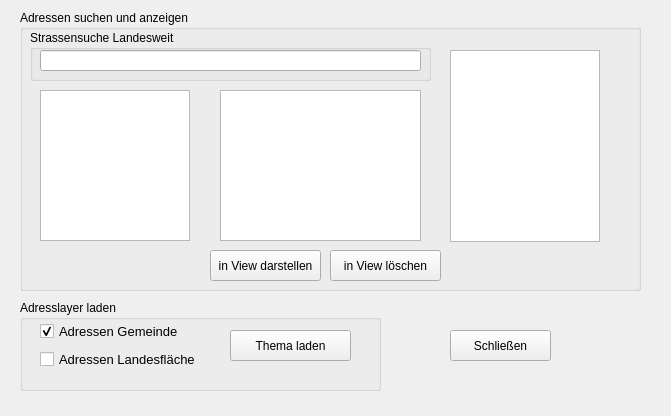
<?xml version="1.0" encoding="UTF-8"?>
<ui version="4.0">
 <class>frmAdresssuche</class>
 <widget class="QDialog" name="frmAdresssuche">
  <property name="geometry">
   <rect>
    <x>0</x>
    <y>0</y>
    <width>671</width>
    <height>416</height>
   </rect>
  </property>
  <property name="windowTitle">
   <string>Adresssuche</string>
  </property>
  <widget class="QPushButton" name="schliessen">
   <property name="geometry">
    <rect>
     <x>450</x>
     <y>330</y>
     <width>101</width>
     <height>31</height>
    </rect>
   </property>
   <property name="focusPolicy">
    <enum>Qt::StrongFocus</enum>
   </property>
   <property name="text">
    <string>Schließen</string>
   </property>
   <property name="autoDefault">
    <bool>false</bool>
   </property>
  </widget>
  <widget class="QGroupBox" name="groupBox">
   <property name="geometry">
    <rect>
     <x>20</x>
     <y>300</y>
     <width>361</width>
     <height>91</height>
    </rect>
   </property>
   <property name="title">
    <string>Adresslayer laden</string>
   </property>
   <widget class="QWidget" name="layoutWidget">
    <property name="geometry">
     <rect>
      <x>20</x>
      <y>20</y>
      <width>157</width>
      <height>51</height>
     </rect>
    </property>
    <layout class="QVBoxLayout" name="verticalLayout">
     <item>
      <widget class="QCheckBox" name="checkBox_3">
       <property name="font">
        <font>
         <pointsize>10</pointsize>
        </font>
       </property>
       <property name="text">
        <string>Adressen Gemeinde</string>
       </property>
       <property name="checked">
        <bool>true</bool>
       </property>
       <attribute name="buttonGroup">
        <string>buttonGroup</string>
       </attribute>
      </widget>
     </item>
     <item>
      <widget class="QCheckBox" name="checkBox_2">
       <property name="font">
        <font>
         <pointsize>10</pointsize>
        </font>
       </property>
       <property name="text">
        <string>Adressen Landesfläche</string>
       </property>
       <attribute name="buttonGroup">
        <string>buttonGroup</string>
       </attribute>
      </widget>
     </item>
    </layout>
   </widget>
   <widget class="QPushButton" name="ButtonAdressenOk">
    <property name="geometry">
     <rect>
      <x>210</x>
      <y>30</y>
      <width>121</width>
      <height>31</height>
     </rect>
    </property>
    <property name="text">
     <string>Thema laden</string>
    </property>
    <property name="autoDefault">
     <bool>false</bool>
    </property>
   </widget>
  </widget>
  <widget class="QGroupBox" name="groupBox_2">
   <property name="geometry">
    <rect>
     <x>20</x>
     <y>10</y>
     <width>621</width>
     <height>281</height>
    </rect>
   </property>
   <property name="title">
    <string>Adressen suchen und anzeigen</string>
   </property>
   <widget class="QListView" name="lstNummer">
    <property name="geometry">
     <rect>
      <x>430</x>
      <y>40</y>
      <width>150</width>
      <height>192</height>
     </rect>
    </property>
    <property name="selectionMode">
     <enum>QAbstractItemView::ExtendedSelection</enum>
    </property>
   </widget>
   <widget class="QListView" name="lstGemeinde">
    <property name="geometry">
     <rect>
      <x>20</x>
      <y>80</y>
      <width>150</width>
      <height>151</height>
     </rect>
    </property>
   </widget>
   <widget class="QPushButton" name="laden">
    <property name="geometry">
     <rect>
      <x>190</x>
      <y>240</y>
      <width>111</width>
      <height>31</height>
     </rect>
    </property>
    <property name="text">
     <string>in View darstellen</string>
    </property>
    <property name="autoDefault">
     <bool>false</bool>
    </property>
   </widget>
   <widget class="QPushButton" name="pushButton">
    <property name="geometry">
     <rect>
      <x>310</x>
      <y>240</y>
      <width>111</width>
      <height>31</height>
     </rect>
    </property>
    <property name="text">
     <string>in View löschen</string>
    </property>
    <property name="autoDefault">
     <bool>false</bool>
    </property>
   </widget>
   <widget class="QListView" name="lstStrasse">
    <property name="geometry">
     <rect>
      <x>200</x>
      <y>80</y>
      <width>201</width>
      <height>151</height>
     </rect>
    </property>
   </widget>
   <widget class="QGroupBox" name="groupBox_3">
    <property name="geometry">
     <rect>
      <x>10</x>
      <y>20</y>
      <width>401</width>
      <height>51</height>
     </rect>
    </property>
    <property name="title">
     <string>Strassensuche Landesweit</string>
    </property>
    <widget class="QLineEdit" name="leStrasse">
     <property name="geometry">
      <rect>
       <x>10</x>
       <y>20</y>
       <width>381</width>
       <height>21</height>
      </rect>
     </property>
    </widget>
   </widget>
  </widget>
 </widget>
 <resources/>
 <connections>
  <connection>
   <sender>laden</sender>
   <signal>clicked()</signal>
   <receiver>frmAdresssuche</receiver>
   <slot>accept()</slot>
   <hints>
    <hint type="sourcelabel">
     <x>210</x>
     <y>250</y>
    </hint>
    <hint type="destinationlabel">
     <x>251</x>
     <y>258</y>
    </hint>
   </hints>
  </connection>
  <connection>
   <sender>schliessen</sender>
   <signal>clicked()</signal>
   <receiver>frmAdresssuche</receiver>
   <slot>closeEvent()</slot>
   <hints>
    <hint type="sourcelabel">
     <x>550</x>
     <y>330</y>
    </hint>
    <hint type="destinationlabel">
     <x>251</x>
     <y>258</y>
    </hint>
   </hints>
  </connection>
  <connection>
   <sender>lstNummer</sender>
   <signal>clicked(QModelIndex)</signal>
   <receiver>frmAdresssuche</receiver>
   <slot>lstNummerKlicked()</slot>
   <hints>
    <hint type="sourcelabel">
     <x>475</x>
     <y>180</y>
    </hint>
    <hint type="destinationlabel">
     <x>496</x>
     <y>306</y>
    </hint>
   </hints>
  </connection>
  <connection>
   <sender>pushButton</sender>
   <signal>clicked()</signal>
   <receiver>frmAdresssuche</receiver>
   <slot>adrClear()</slot>
   <hints>
    <hint type="sourcelabel">
     <x>338</x>
     <y>250</y>
    </hint>
    <hint type="destinationlabel">
     <x>482</x>
     <y>258</y>
    </hint>
   </hints>
  </connection>
  <connection>
   <sender>ButtonAdressenOk</sender>
   <signal>clicked()</signal>
   <receiver>frmAdresssuche</receiver>
   <slot>themenLaden()</slot>
   <hints>
    <hint type="sourcelabel">
     <x>306</x>
     <y>342</y>
    </hint>
    <hint type="destinationlabel">
     <x>427</x>
     <y>386</y>
    </hint>
   </hints>
  </connection>
  <connection>
   <sender>leStrasse</sender>
   <signal>returnPressed()</signal>
   <receiver>frmAdresssuche</receiver>
   <slot>strassensuche()</slot>
   <hints>
    <hint type="sourcelabel">
     <x>360</x>
     <y>44</y>
    </hint>
    <hint type="destinationlabel">
     <x>660</x>
     <y>6</y>
    </hint>
   </hints>
  </connection>
 </connections>
 <slots>
  <slot>lstGemeindeKlicked()</slot>
  <slot>lstStrasseKlicked()</slot>
  <slot>lstNummerKlicked()</slot>
  <slot>adrClear()</slot>
  <slot>strassensuche()</slot>
  <slot>themenLaden()</slot>
  <slot>closeEvent()</slot>
 </slots>
 <buttongroups>
  <buttongroup name="buttonGroup"/>
 </buttongroups>
</ui>
